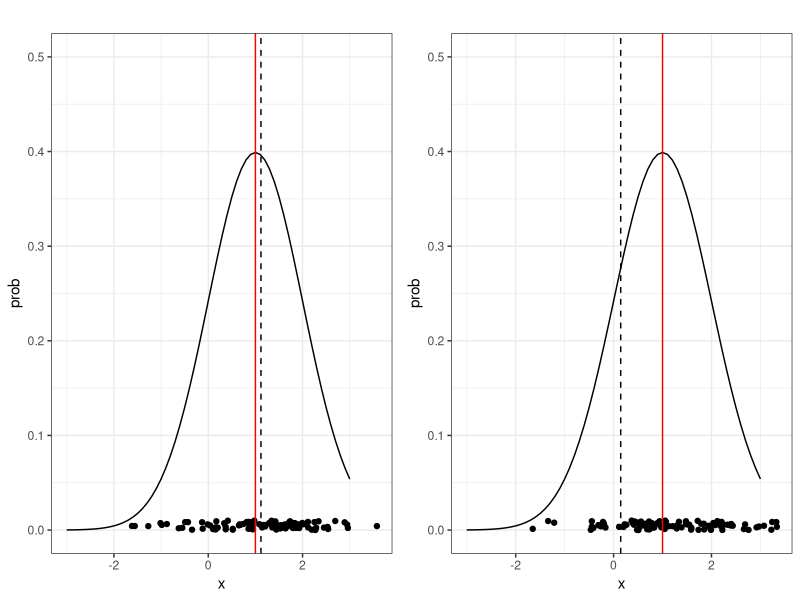
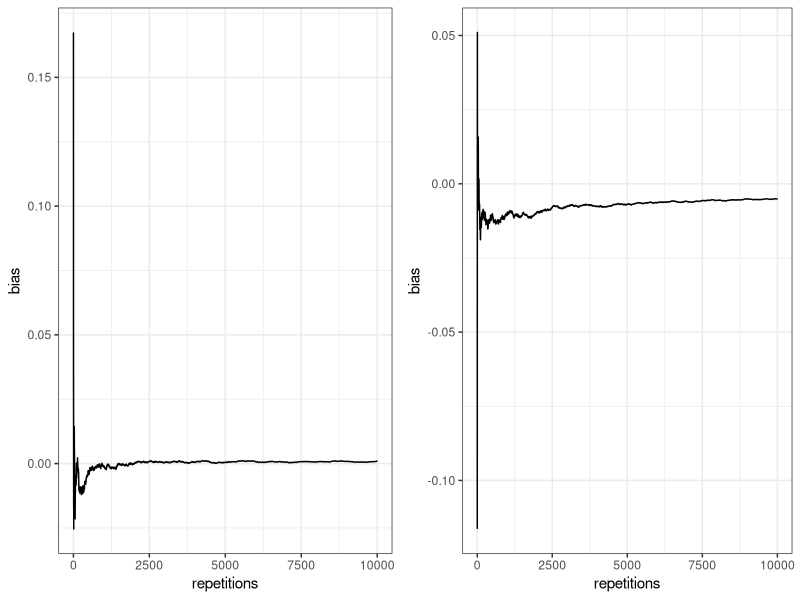

Generate these figures, in order, with R:
## ---- chunk 1
options(htmltools.dir.version = FALSE)
## ---- chunk 2
library(tidyr)
library(ggplot2)
library(gridExtra)
set.seed(88100)
estimator1 <- function(samples){
  mean(x_samples)
}

S <- 100
mu <- 1
sdev <- 1
x           <- seq(-3,3, by=0.1)
prob        <- dnorm(x, mean = mu, sd = sdev)

# Estimate once
x_samples   <- rnorm(n = S, mean = mu, sd = sdev)
theta_hat1   <- estimator1(x_samples)

df.pdf <- data.frame(x = x, prob = prob)
df <- data.frame(x = x_samples, prob = runif(S)/100)
p1 <- ggplot(df, aes(x = x, y = prob)) + 
  geom_point() +
  geom_line(data = df.pdf, aes(x=x, y=prob))+
  geom_vline(aes(xintercept = theta_hat1), linetype = 2) + ylim(c(0,0.5))+
  theme_bw() + 
  geom_vline(aes(xintercept = 1), linetype = 1, color="red") + ggtitle("")

estimator2 <- function(samples){
  log(mean(x_samples))
}

S <- 100
mu <- 1
sdev <- 1
x           <- seq(-3,3, by=0.1)
prob        <- dnorm(x, mean = mu, sd = sdev)

# Estimate once
x_samples   <- rnorm(n = S, mean = mu, sd = sdev)
theta_hat2   <- estimator2(x_samples)

df.pdf <- data.frame(x = x, prob = prob)
df <- data.frame(x = x_samples, prob = runif(S)/100)
p2 <-ggplot(df, aes(x = x, y = prob)) + 
  geom_point() +
  geom_line(data = df.pdf, aes(x=x, y=prob))+
  geom_vline(aes(xintercept = theta_hat2), linetype = 2) + geom_vline(aes(xintercept = 1), linetype = 1, color="red") +
  ylim(c(0,0.5))+
  theme_bw()+ ggtitle("")

grid.arrange(p1, p2, nrow = 1)
## ---- chunk 3
# Estimate many times to analyze bias
n_reps <- 10000
theta_hat_samples <- rep(NA, n_reps)
for(xp in 1:n_reps){
  x_samples   <- rnorm(n = S, mean = mu, sd = sdev)
  theta_hat   <- estimator1(x_samples)
  theta_hat_samples[xp]  <- theta_hat
}

# Empirical bias
bias <- cumsum(theta_hat_samples) / seq_along(theta_hat_samples) - mu
df.bias <- data.frame(bias = bias, repetitions = 1:length(bias))
p3<-ggplot(df.bias, aes(x=repetitions, y = bias)) + geom_line() + theme_bw()

# Estimate many times to analyze bias
n_reps <- 10000
theta_hat_samples <- rep(NA, n_reps)
for(xp in 1:n_reps){
  x_samples   <- rnorm(n = S, mean = mu, sd = sdev)
  theta_hat   <- estimator2(x_samples)
  theta_hat_samples[xp]  <- theta_hat
}

# Empirical bias
bias <- cumsum(theta_hat_samples) / seq_along(theta_hat_samples) - log(mu)
df.bias <- data.frame(bias = bias, repetitions = 1:length(bias))
p4<-ggplot(df.bias, aes(x=repetitions, y = bias)) + geom_line() + theme_bw()

grid.arrange(p3, p4, nrow = 1)
